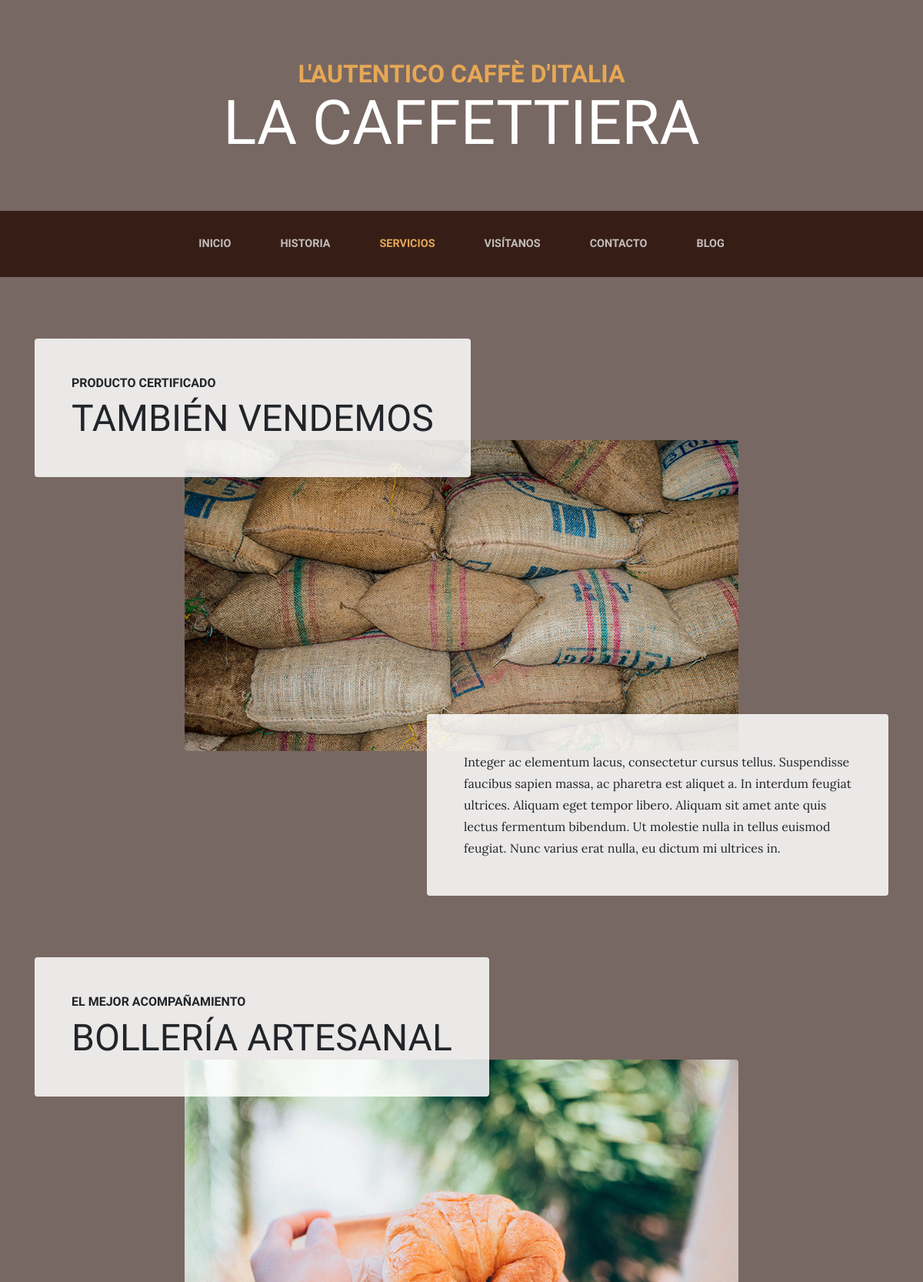
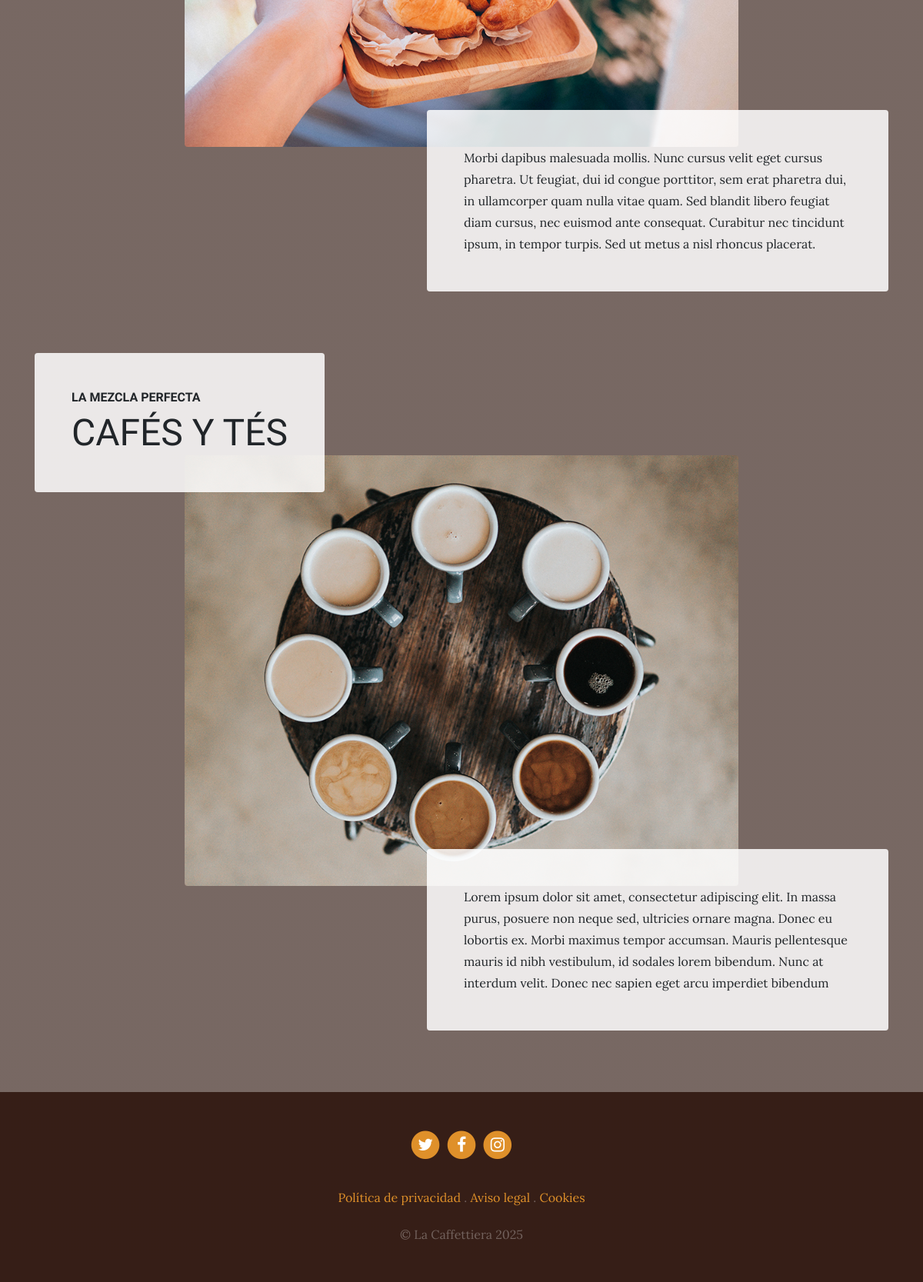
Page /services/ on the committed database (2 pictures, top to bottom).
### services/models.py (models this page shows, shortened)
class Service(models.Model):
    title = models.CharField(max_length=200, verbose_name="Título")
    subtitle = models.CharField(max_length=200, verbose_name="Subtítulo")
    content = models.TextField(verbose_name="Contenido")
    image = models.ImageField(upload_to='services/', verbose_name="Imagen")
    created = models.DateTimeField(auto_now_add=True, verbose_name="Fecha de creación")
    updated = models.DateTimeField(auto_now=True, verbose_name="Fecha de modificación")
    class Meta:
        verbose_name = "servicio"
        verbose_name_plural = "servicios"
        ordering = ['-created']

### pages/models.py (models this page shows, shortened)
class Page(models.Model):
    title = models.CharField(verbose_name="Titulo", max_length=200)
    content = RichTextField(verbose_name="Contenido")
    order = models.SmallIntegerField(verbose_name="Orden", default=0)
    created = models.DateTimeField(auto_now_add=True, verbose_name="Fecha de creación")
    updated = models.DateTimeField(auto_now=True, verbose_name="Fecha de modificación")
    class Meta:
        verbose_name = "página"
        verbose_name_plural = "páginas"
        ordering = ['order', 'title']

### services/views.py (the view)
# urls.py: path('', views.services, name='services'),
def services(request):
    services = Service.objects.all()
    return render(request,"services/services.html", {"services": services})

### pages/templatetags/pages_extras.py (called while the page is built)
@register.simple_tag
def get_page_list():
    pages = Page.objects.all()
    return pages

### social/processors.py (called while the page is built)
def ctx_dict(requests): #extendiendo el diccionario de contexto
    ctx = {}
    links = Link.objects.all()  # Obtener todos los enlaces de la base de datos
    for link in links:
        ctx[link.key] = link.url
    return ctx

### services/templates/services/services.html (shortened to what this page needs)
{% extends 'core/base.html' %}
{% load static %}
{% block content %}
{% for service in services %}
  <section class="page-section">
    <div class="container">
      <div class="product-item">
        <div class="product-item-title d-flex">
          <div class="bg-faded p-5 d-flex mr-auto rounded">
            <h2 class="section-heading mb-0">
              <span class="section-heading-upper">{{service.subtitle}}</span>
              <span class="section-heading-lower">{{service.title}}</span>
            </h2>
          </div>
        </div>
        <img class="product-item-img mx-auto d-flex rounded img-fluid mb-3 mb-lg-0" src="{{service.image.url}}" alt="">
        <div class="product-item-description d-flex ml-auto">
          <div class="bg-faded p-5 rounded">
            <p class="mb-0">{{service.content}}</p>
          </div>
        </div>
      </div>
    </div>
  </section>
  {% endfor %}
{% endblock %}

### core/templates/core/base.html (shortened to what this page needs)
<!DOCTYPE html>
<html lang="es">
  <head>
    {% load static %}
    <link href="{% static 'core/vendor/bootstrap/css/bootstrap.min.css' %}" rel="stylesheet">
    <link href="{% static 'core/vendor/font-awesome/css/font-awesome.min.css' %}" rel="stylesheet" type="text/css">
    <link href="{% static 'core/css/business-casual.css' %}" rel="stylesheet">
  </head>
  <body>
    <h1 class="site-heading text-center text-white d-none d-lg-block">
      <span class="site-heading-upper text-primary mb-3">L'autentico caffè d'italia</span>
      <span class="site-heading-lower">La Caffettiera</span>
    </h1>
    <nav class="navbar navbar-expand-lg navbar-dark py-lg-4" id="mainNav">
      <div class="container">
        <div class="collapse navbar-collapse" id="navbarResponsive">
          <ul class="navbar-nav mx-auto">
            <li class="nav-item px-lg-4 {% if request.path == '/' %}active{% endif %}">
              <a class="nav-link text-uppercase text-expanded" href="{% url 'home' %}">Inicio</a>
            </li>
            <li class="nav-item px-lg-4 {% if request.path == '/about/' %}active{% endif %}">
              <a class="nav-link text-uppercase text-expanded" href="{% url 'about' %}">Historia</a>
            </li>
            <li class="nav-item px-lg-4 {% if request.path == '/services/' %}active{% endif %}">
              <a class="nav-link text-uppercase text-expanded" href="{% url 'services' %}">Servicios</a>
            </li>
            <li class="nav-item px-lg-4 {% if request.path == '/store/' %}active{% endif %}">
              <a class="nav-link text-uppercase text-expanded" href="{% url 'store' %}">Visítanos</a>
            </li>
            <li class="nav-item px-lg-4 {% if request.path == '/contact/' %}active{% endif %}">
              <a class="nav-link text-uppercase text-expanded" href="{% url 'contact' %}">Contacto</a>
            </li>
            <li class="nav-item px-lg-4 {% if request.path == '/blog/' %}active{% endif %}">
              <a class="nav-link text-uppercase text-expanded" href="{% url 'blog' %}">Blog</a>
            </li>
          </ul>
        </div>
      </div>
    </nav>
    {% block content %} {% endblock %}
    <footer class="footer text-faded text-center py-5">
      <div class="container">
        <p class="m-0">
           {% if LINK_X %}
	        <a href="{{LINK_X}}" class="link">
	          <span class="fa-stack fa-lg">
	            <i class="fa fa-circle fa-stack-2x"></i>
	            <i class="fa fa-twitter fa-stack-1x fa-inverse"></i>
	          </span>
	        </a>
          {% endif %}
          {% if LINK_FACEBOOK %}
	        <a href="{{LINK_FACEBOOK}}" class="link">
	          <span class="fa-stack fa-lg">
	            <i class="fa fa-circle fa-stack-2x"></i>
	            <i class="fa fa-facebook fa-stack-1x fa-inverse"></i>
	          </span>
	        </a>
          {% endif %}
          {% if LINK_INSTAGRAM %}
	        <a href="{{LINK_INSTAGRAM}}" class="link">
	          <span class="fa-stack fa-lg">
	            <i class="fa fa-circle fa-stack-2x"></i>
	            <i class="fa fa-instagram fa-stack-1x fa-inverse"></i>
	          </span>
	        </a>
          {% endif %}
	    </p>
        <p class="m-0 mbt">
          {% load pages_extras %}
          {% get_page_list as page_list %}
          {% for page in page_list %}
            <a href="{% url 'page' page.id %}" class="link">{{page.title}}</a> {% if not forloop.last %}.{% endif %}
          {% endfor %}
		</p>
        <p class="m-0 mbt1">&copy; La Caffettiera 2025</p>
      </div>
	</footer>
  </body>
</html>

### core/static/core/css/business-casual.css (style rules this page uses)
body { font-family: 'Lora'; background: linear-gradient(rgba(47, 23, 15, 0.65), rgba(47, 23, 15, 0.65)), url("../img/bg.jpg"); background-attachment: fixed; background-position: center; background-size: cover; }
h1, h2, h3, h4, h5, h6 { font-family: 'Raleway'; }
p { line-height: 1.75; }
.text-faded { color: rgba(255, 255, 255, 0.3); }
.site-heading { margin-top: 5rem; margin-bottom: 5rem; text-transform: uppercase; line-height: 1; font-family: 'Raleway'; }
.site-heading .site-heading-upper { display: block; font-size: 2rem; font-weight: 800; }
.site-heading .site-heading-lower { font-size: 5rem; font-weight: 100; line-height: 4rem; }
.page-section { margin-top: 5rem; margin-bottom: 5rem; }
.section-heading { text-transform: uppercase; }
.section-heading .section-heading-upper { display: block; font-size: 1rem; font-weight: 800; padding-bottom:.5rem; }
.section-heading .section-heading-lower { display: block; font-size: 3rem; font-weight: 100; }
.bg-faded { background-color: rgba(255, 255, 255, 0.85); }
#mainNav { background-color: rgba(47, 23, 15, 0.9); font-family: 'Raleway'; }
#mainNav .navbar-nav .nav-item .nav-link { color: rgba(255, 255, 255, 0.7); font-weight: 800; }
#mainNav .navbar-nav .nav-item.active .nav-link { color: #e6a756; }
@media (min-width: 992px) { #mainNav .navbar-nav .nav-item .nav-link { font-size: 0.9rem; } }
@media (min-width: 992px) { .product-item .product-item-title { position: relative; z-index: 1; margin-bottom: -3rem; } }
@media (min-width: 992px) { .product-item .product-item-img { position: relative; z-index: 0; max-width: 60vw; } }
@media (min-width: 992px) { .product-item .product-item-description { position: relative; z-index: 1; margin-top: -3rem; max-width: 50vw; } }
.footer { background-color: rgba(47, 23, 15, 0.9); }
.text-primary { color: #e6a756 !important; }
.mbt { padding-top: 2rem; }
.mbt1 { padding-top: 1.25rem; }
a.link { color: #df902a; }

### rows in the picture
Service: subtitle "PRODUCTO CERTIFICADO", title "TAMBIÉN VENDEMOS", image (picture), content "Integer ac elementum lacus, consectetur cursus tellus. Suspendisse faucibus sapien massa, ac pharetra est aliquet a. In interdum feugiat ultrices. Aliquam eget tempor libero. Aliquam sit amet ante quis lectus fermentum bibendum. Ut molestie nulla in tellus euismod feugiat. Nunc varius erat nulla, eu dictum mi ultrices in."
Service: subtitle "EL MEJOR ACOMPAÑAMIENTO", title "BOLLERÍA ARTESANAL", image (picture), content "Morbi dapibus malesuada mollis. Nunc cursus velit eget cursus pharetra. Ut feugiat, dui id congue porttitor, sem erat pharetra dui, in ullamcorper quam nulla vitae quam. Sed blandit libero feugiat diam cursus, nec euismod ante consequat. Curabitur nec tincidunt ipsum, in tempor turpis. Sed ut metus a nisl rhoncus placerat."
Service: subtitle "LA MEZCLA PERFECTA", title "CAFÉS Y TÉS", image (picture), content "Lorem ipsum dolor sit amet, consectetur adipiscing elit. In massa purus, posuere non neque sed, ultricies ornare magna. Donec eu lobortis ex. Morbi maximus tempor accumsan. Mauris pellentesque mauris id nibh vestibulum, id sodales lorem bibendum. Nunc at interdum velit. Donec nec sapien eget arcu imperdiet bibendum"
Page: title "Política de privacidad"
Page: title "Aviso legal"
Page: title "Cookies"
